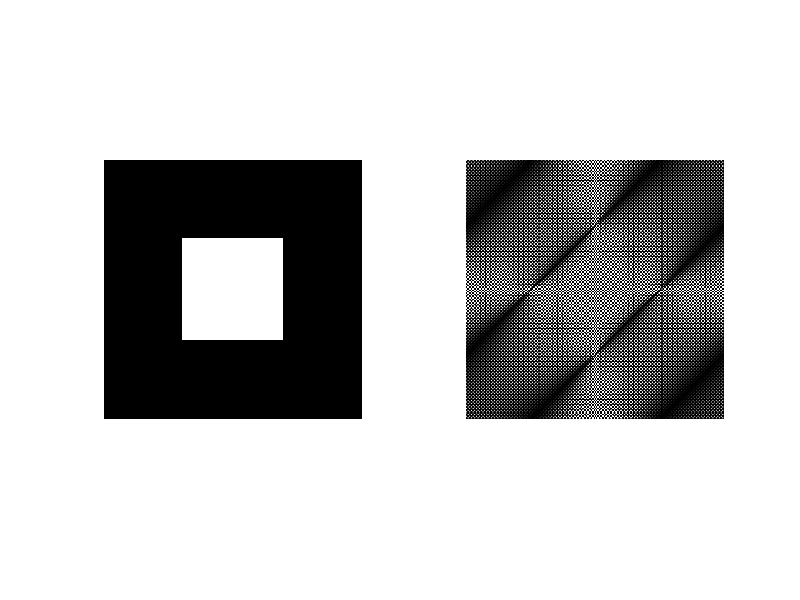

Reproduce this figure in MATLAB.
a=zeros(256,256);
a(78:178,78:178)=1;
figure;
subplot(1,2,1);
imshow(a);
af=fftshift(fft2(a));
subplot(1,2,2);
imshow(af);
